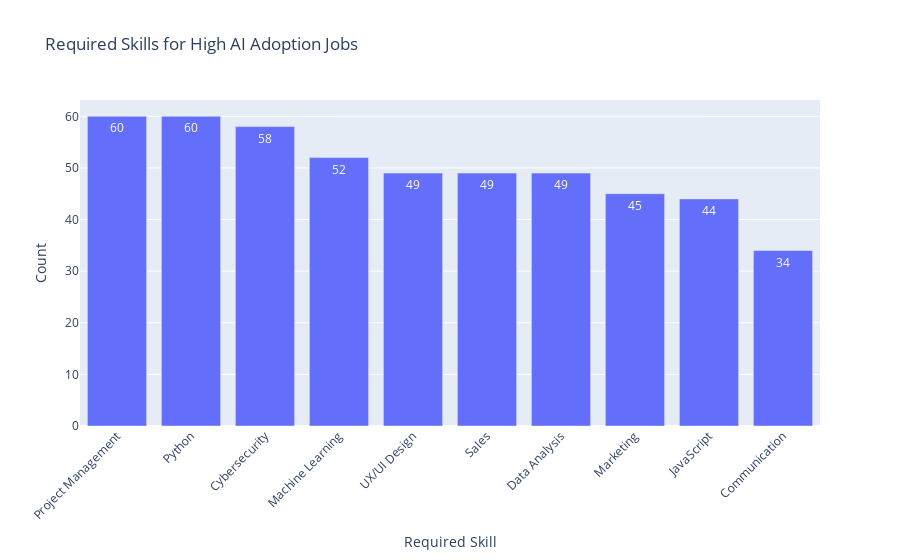

The notebook cell saved with this chart:
### Code cell
skills_expanded = data.explode('Required_Skills')

skill_counts = skills_expanded['Required_Skills'].value_counts().reset_index()
skill_counts.columns = ['Skill', 'Count']

# Create the bar chart
fig = px.bar(skill_counts, x='Skill', y='Count',
             title='Required Skills for High AI Adoption Jobs',
             labels={'Skill': 'Required Skill', 'Count': 'Count'},
             text='Count')

fig.update_layout(xaxis_title='Required Skill', yaxis_title='Count', xaxis_tickangle=-45)
fig.show()

### Figure 1 — Plotly figure (JSON) as saved in the notebook; plotly's stock layout.template omitted (floating-point values rounded to 4 significant figures)
{"data": [{"alignmentgroup": "True", "hovertemplate": "Required Skill=%{x}<br>Count=%{text}<extra></extra>", "legendgroup": "", "marker": {"color": "#636efa", "pattern": {"shape": ""}}, "name": "", "offsetgroup": "", "orientation": "v", "showlegend": false, "text": [60, 60, 58, 52, 49, 49, 49, 45, 44, 34], "textposition": "auto", "type": "bar", "x": ["Project Management", "Python", "Cybersecurity", "Machine Learning", "UX/UI Design", "Sales", "Data Analysis", "Marketing", "JavaScript", "Communication"], "xaxis": "x", "y": [60, 60, 58, 52, 49, 49, 49, 45, 44, 34], "yaxis": "y"}], "layout": {"autosize": true, "barmode": "relative", "legend": {"tracegroupgap": 0}, "title": {"text": "Required Skills for High AI Adoption Jobs"}, "xaxis": {"anchor": "y", "autorange": true, "domain": [0, 1], "range": [-0.5, 9.5], "tickangle": -45, "title": {"text": "Required Skill"}, "type": "category"}, "yaxis": {"anchor": "x", "autorange": true, "domain": [0, 1], "range": [0, 63.16], "title": {"text": "Count"}, "type": "linear"}}}
